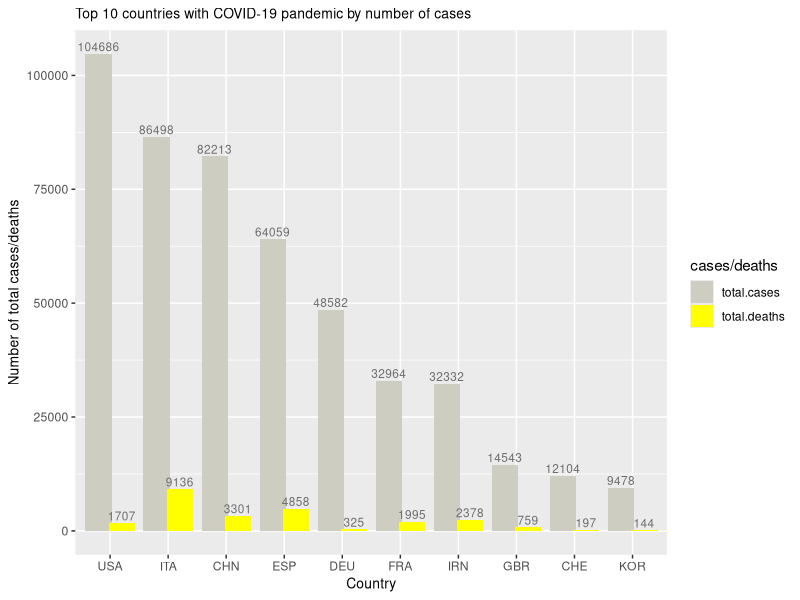
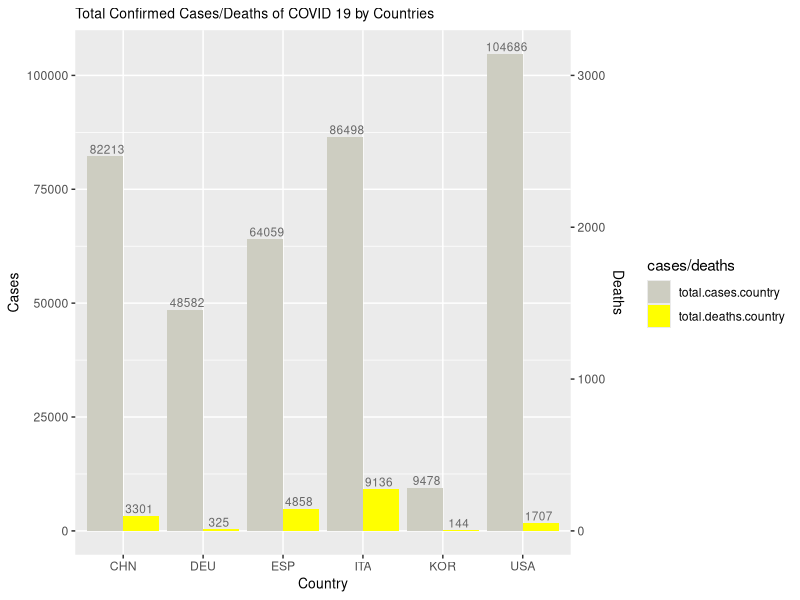
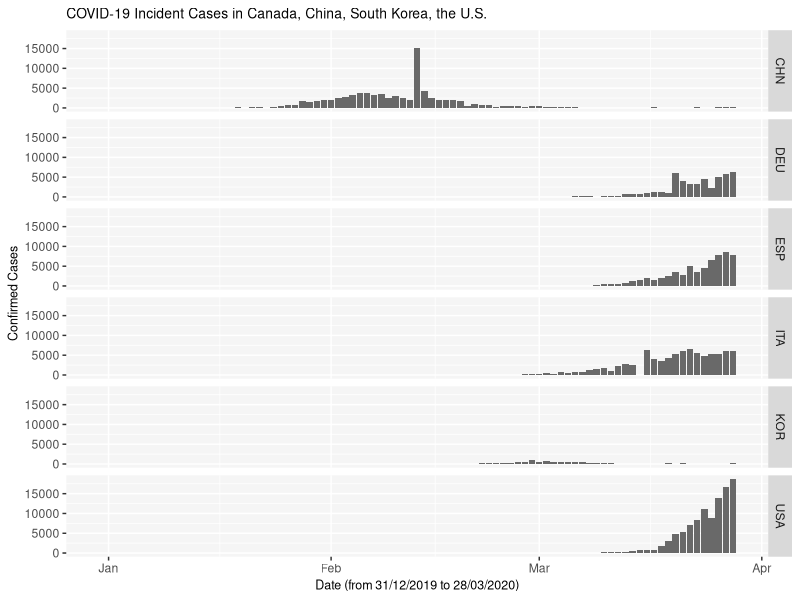
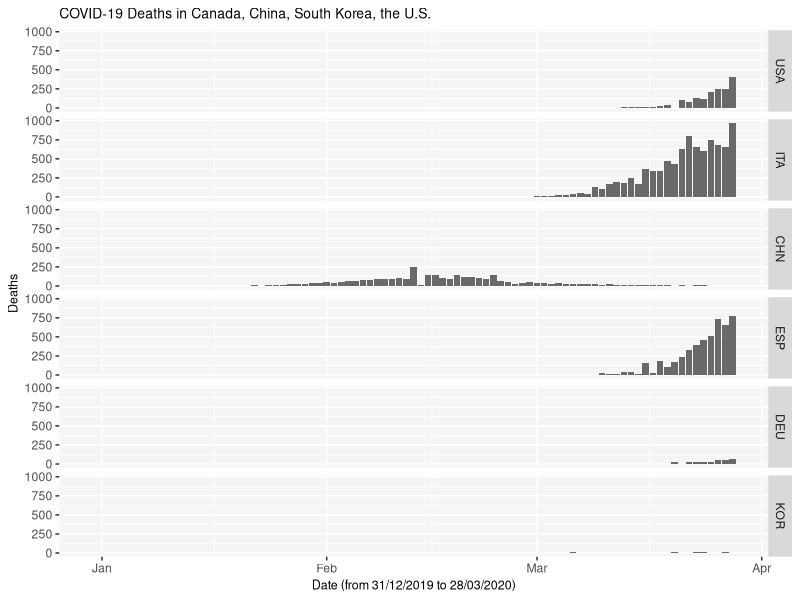
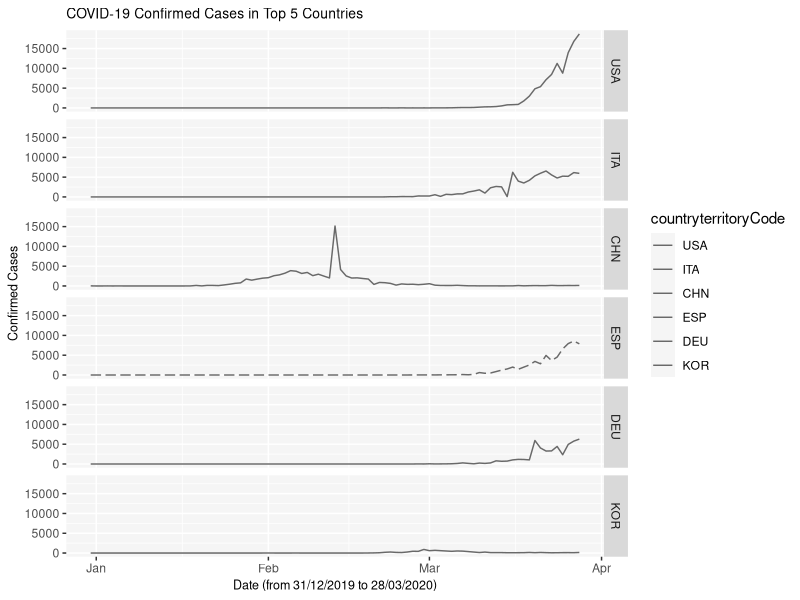
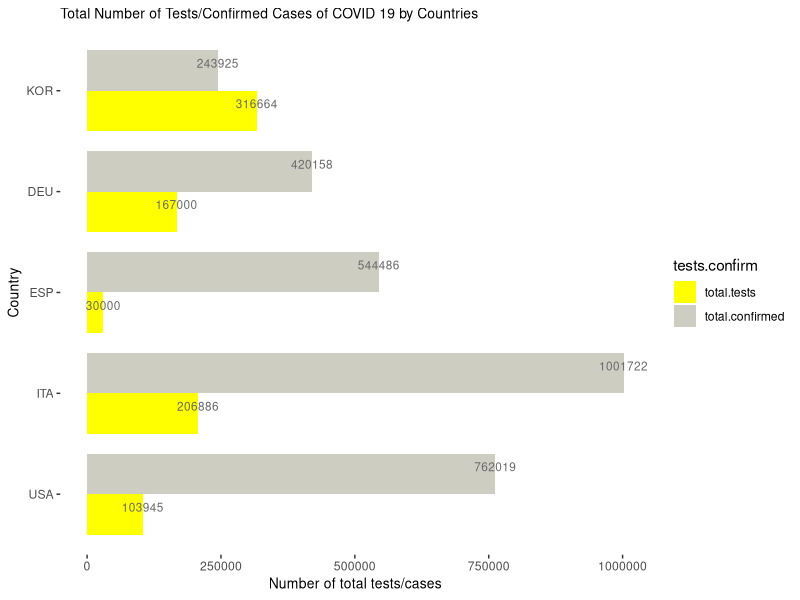
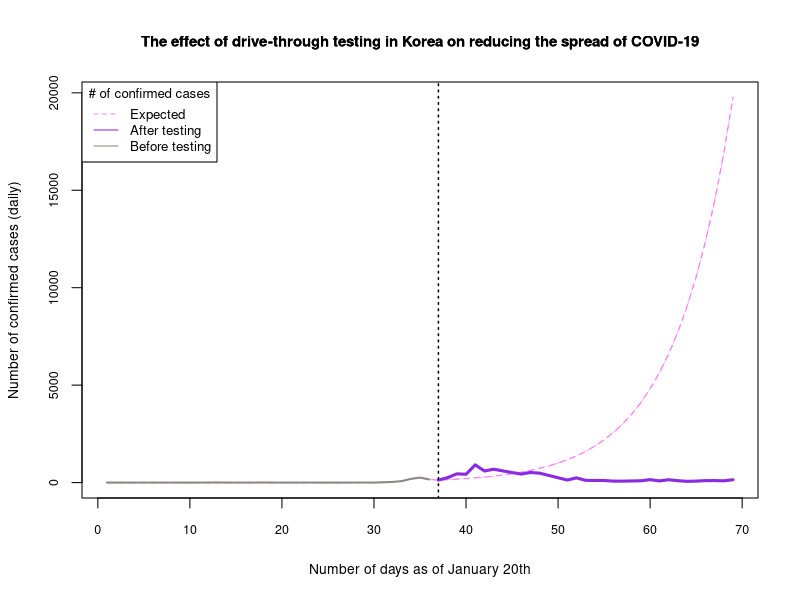

Recreate these plots in R, in order.
## ---- chunk 1
knitr::opts_chunk$set(echo = TRUE)
library(readr)
library(dplyr)
library(stringr)
library(purrr)
library(tidyr)
library(ggplot2)
library(readxl)
## ---- chunk 2
# read data
covid <- read_excel("COVID-19-geographic-disbtribution-worldwide-2020-03-28.xlsx")
covid <- data.frame(covid)
head(covid)
## ---- chunk 3
covid.world <- covid %>%
  group_by(countryterritoryCode) %>%
  summarize(total.cases = sum(cases), total.deaths = sum(deaths))
case.10 <- arrange(covid.world, desc(total.cases))
case.10 <- case.10[1:10,]
## ---- chunk 4
case.10 <- case.10 %>%
  gather(key = "cases/deaths", value = count, total.cases, total.deaths)
case.10$countryterritoryCode <- factor(case.10$countryterritoryCode, levels = c("USA", "ITA", "CHN","ESP","DEU","FRA","IRN","GBR","CHE","KOR"))

ggplot(case.10, aes(x = countryterritoryCode, y = count, fill = `cases/deaths`)) +
  geom_bar(stat = "identity", position = position_dodge(0.8)) +
   labs(title = "Top 10 countries with COVID-19 pandemic by number of cases", x = "Country", y = "Number of total cases/deaths") +
  scale_fill_manual(values = c("ivory3", "yellow")) +
  scale_color_manual(values = c("ivory3", "yellow")) +
  theme(panel.background = element_rect(fill = "grey92"), plot.title = element_text(size=10), axis.title.x = element_text(size = 10), axis.title.y = element_text(size = 10)) +
  geom_text(
    aes(label = count, group = `cases/deaths`),
    position = position_dodge(0.8),
    vjust = -0.3, size = 3.0, color = "gray43"
  )
## ---- chunk 5
# filter South Korea, China, the U.S., Canada
covid1 <- covid %>%
  filter(countryterritoryCode == "ITA"| countryterritoryCode == "CHN"|countryterritoryCode == "ESP"| countryterritoryCode == "DEU"|countryterritoryCode == "KOR" | countryterritoryCode == "USA")
head(covid1)
nrow(covid1)
ncol(covid1)
## ---- chunk 6
# count the total confirmed cases across countries
total.cases <- sum(covid1$cases)
total.cases
## ---- chunk 7
total.deaths <- sum(covid1$deaths)
total.deaths
## ---- chunk 8
covid2 <- covid1 %>%
  group_by(countryterritoryCode) %>%
  summarize(total.cases.country = sum(cases), total.deaths.country = sum(deaths))
covid2
## ---- chunk 9
# convert to tidy dataframe
combined.covid <- covid2 %>%
  gather(key = "cases/deaths", value = count, total.cases.country, total.deaths.country)
combined.covid$countryterritoryCode <- as.factor(combined.covid$countryterritoryCode)
combined.covid$`cases/deaths` <- as.factor(combined.covid$`cases/deaths`)
## ---- chunk 10
bar.total <- ggplot(combined.covid, aes(x = countryterritoryCode, y = count, fill = `cases/deaths`)) +
  geom_bar(stat = "identity", position = "dodge") +
  scale_y_continuous("Cases", sec.axis = sec_axis(~ . *0.03, name = "Deaths")) +
  labs(title = "Total Confirmed Cases/Deaths of COVID 19 by Countries", x = "Country", y = "Number of total cases/deaths") +
  scale_fill_manual(values = c("ivory3", "yellow")) +
  scale_color_manual(values = c("ivory3", "yellow")) +
  theme(panel.background = element_rect(fill = "grey92"), plot.title = element_text(size=10), axis.title.x = element_text(size = 10), axis.title.y = element_text(size = 10)) +
  geom_text(
    aes(label = count, group = `cases/deaths`),
    position = position_dodge(0.8),
    vjust = -0.3, size = 3.0, color = "grey41"
  )
bar.total
## ---- chunk 11
covid1$dateRep <- as.Date(covid1$dateRep, format = "%y-%m-%d")
class(covid1$dateRep)
head(covid1$dateRep)

ggplot(covid1, aes(x = dateRep, y= cases)) +
  geom_bar(stat = "identity", fill = "dimgrey") +
  facet_grid(countryterritoryCode ~ .) +
  labs(title = "COVID-19 Incident Cases in Canada, China, South Korea, the U.S.", x = "Date (from 31/12/2019 to 28/03/2020)", y = "Confirmed Cases") +
  theme(panel.background = element_rect(fill = "grey96"), plot.title = element_text(size=10), axis.title.x = element_text(size = 9), axis.title.y = element_text(size = 9)) 
## ---- chunk 12
covid1$countryterritoryCode <- factor(covid1$countryterritoryCode, levels = c("USA", "ITA", "CHN","ESP","DEU","KOR", "CAN"))

ggplot(covid1, aes(x = dateRep, y= deaths)) +
  geom_bar(stat = "identity", fill = "dimgrey") +
  facet_grid(countryterritoryCode ~ .) +
  labs(title = "COVID-19 Deaths in Canada, China, South Korea, the U.S.", x = "Date (from 31/12/2019 to 28/03/2020)", y = "Deaths") +
  theme(panel.background = element_rect(fill = "grey96"), plot.title = element_text(size=10), axis.title.x = element_text(size = 9), axis.title.y = element_text(size = 9)) 
## ---- chunk 13
# read data
test <- read.csv("tests-vs-confirmed-cases-covid-19.csv")

# replace NA to zero
test[is.na(test)] <- 0
test
## ---- chunk 14
covid1.korea <- covid1 %>%
  filter(countryterritoryCode =="KOR")


ggplot(covid1, aes(x = dateRep, y = cases, color = countryterritoryCode)) +
  geom_line(linetype = ifelse(covid1$countryterritoryCode == "KOR", "longdash", "solid")) +
  scale_color_manual(values = c("dimgrey", "dimgrey", "dimgrey", "dimgrey", "dimgrey", "dimgrey")) +
  facet_grid(countryterritoryCode ~ .) +
  labs(title = "COVID-19 Confirmed Cases in Top 5 Countries", x = "Date (from 31/12/2019 to 28/03/2020)", y = "Confirmed Cases") +
  theme(panel.background = element_rect(fill = "grey96"), plot.title = element_text(size=10), axis.title.x = element_text(size = 9), axis.title.y = element_text(size = 9)) 
## ---- chunk 15
# total tests vs total confirmed cases
# 
test1 <- test %>%
  filter(Code == "ITA"| Code == "ESP"| Code == "DEU"|Code == "KOR" |Code == "USA")

test1 <- test1 %>%
  group_by(Code) %>%
  summarize(total.tests = sum(Total.COVID.19.tests), total.confirmed = sum(Total.confirmed.cases.of.COVID.19..cases.)) %>%
  gather(key = "tests.confirm", value = count, total.tests, total.confirmed)
test1$Code <- factor(test1$Code, levels = c("USA", "ITA", "ESP","DEU", "KOR"))
test1$tests.confirm <- factor(test1$tests.confirm, levels = c("total.tests", "total.confirmed"))

#
bar.total1 <- ggplot(test1, aes(x = Code, y = count, fill = tests.confirm)) +
  geom_bar(stat = "identity", position = "dodge", width = 0.8) +
  labs(title = "Total Number of Tests/Confirmed Cases of COVID 19 by Countries", x = "Country", y = "Number of total tests/cases") +
  scale_fill_manual(values = c("yellow","ivory3")) +
  scale_color_manual(values = c("yellow", "ivory3")) +
  theme(panel.background = element_rect(fill = "white"), plot.title = element_text(size=10), axis.title.x = element_text(size = 10), axis.title.y = element_text(size = 10)) +
  geom_text(
    aes(label = count, group = tests.confirm),
    position = position_dodge(0.8),
    vjust = -0.3, size = 3.0, color = "grey41"
  ) +
  coord_flip()
bar.total1

## ---- chunk 16
covid1.korea$dateRep <- as.Date(covid1.korea$dateRep)

covid1.korea <- arrange(covid1.korea, dateRep)

covid1.korea1 <- covid1.korea[-c(1:20),]

# days.1to15
days.1to36 <- 1:36
cases.1to36 <-covid1.korea1[c(1:36),5]


# days.16to30
days.37to69 <- 37:69
days.drivethru1 <- 0:32
cases.37to69 <- round(130*(1.17^days.drivethru1), digits=0)


# days.1to30
days.1to69 <- c(days.1to36, days.37to69)
cases.1to69 <- c(cases.1to36, cases.37to69)


# social distancing
days.drivethru <- 37:69
cases.drivethru <- covid1.korea1[c(37:69),5]


#

## ---- chunk 17
plot(days.1to69, cases.1to69, type = "l", frame = TRUE, lty = 2, lwd = 0.6, col = "orchid1", xlab = "Number of days as of January 20th", ylab = "Number of confirmed cases (daily)", cex.lab = 0.83, cex.axis = 0.75)
lines(days.1to69, cases.1to69, type = "l", lty = 2, lwd = 1.3, col = "orchid1", xlab = "Days", ylab = "Confirmed Cases")
lines(x=days.1to36, y=cases.1to36, col = "ivory4", type = "l", lwd = 2, lty=1)
lines(x=days.drivethru, y=cases.drivethru, col = "blueviolet", lwd = 3)
legend("topleft", legend = c("Expected", "After testing", "Before testing"), col = c("orchid1", "blueviolet", "ivory4"), lty = c(2,1,1), cex=0.8, title = "# of confirmed cases")
title("The effect of drive-through testing in Korea on reducing the spread of COVID-19", font.main = 2, cex.main = 0.9)
title("The effect of drive-through testing in Korea on reducing the spread of COVID-19", font.main = 2, cex.main = 0.9)
abline(v = 37, col = "black", lwd = 1.5, lty = 3)
## ---- chunk 18
# create epidemic curve to observe the timeline of COVID 19
# change the level of dateRep to date
#covid1$dateRep <- as.Date(covid1$dateRep)


# convert covid1 dataframe to longer dataframe for analysis
#covid1.combined <- covid1 %>%
  #gather(key = "case.or.death", value = count, cases, deaths)

# filter cases
#covid1.deaths <- covid1.combined %>%
  #filter(covid1.combined$case.or.death == "deaths") %>%
  #group_by(dateRep) %>%
  #summarize(death.total = sum(count))

#covid1.cases <- covid1.combined %>%
  #filter(covid1.combined$case.or.death == "cases") %>%
  #group_by(dateRep) %>%
  #summarize(case.total = sum(count))

# prepare dataframe to make epicurve
#epicurve.data <- cbind(covid1.cases, covid1.deaths[,2])
#epicurve.data <- epicurve.data %>%
  #gather(key = "cases.deaths", value = count, case.total, death.total)
#epicurve.data$cases.deaths <- as.factor(epicurve.data$cases.deaths)
#str(epicurve.data)

# epicurve
#library(EpiCurve)
#EpiCurve(covid1, 
      #   date = "dateRep",
       #  freq = "cases",
        # period = "day",
         #ylabel = "Number of cases",
         #xlabel = sprintf("From %s to %s", min(epicurve.data$dateRep), max(epicurve.data$dateRep)))

#incidence.fit <- incidence::fit(epicurve.data, split = NULL)
#plot(epicurve.data) %>% add_incidence_fit(incidence.fit)
## ---- chunk 19

